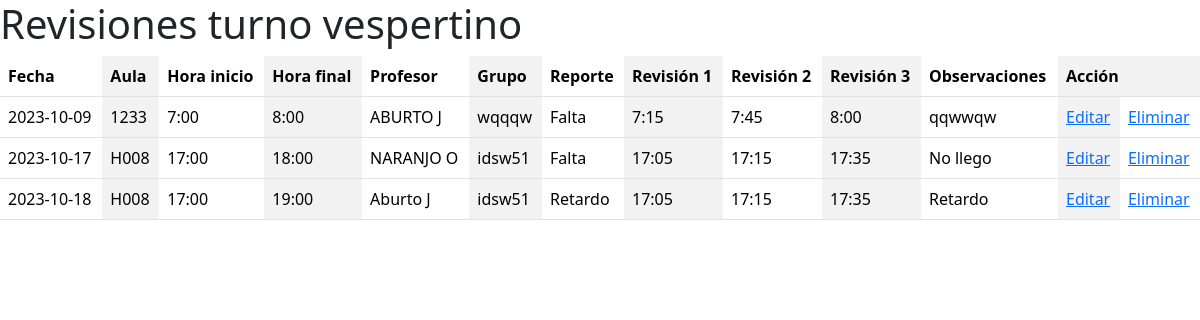
The page /layouts_admins/revisiones_TV.php on the database its author committed.
### tables this page shows
CREATE TABLE IF NOT EXISTS `revisiones` (
  `id` int NOT NULL AUTO_INCREMENT,
  `fecha` date NOT NULL,
  `turno` varchar(10) NOT NULL,
  `aula` varchar(10) DEFAULT NULL,
  `hora_inicio` varchar(10) NOT NULL,
  `hora_final` varchar(10) NOT NULL,
  `profesor` varchar(50) DEFAULT NULL,
  `grupo` varchar(10) DEFAULT NULL,
  `reporte` varchar(50) NOT NULL,
  `revision_1` varchar(10) NOT NULL,
  `revision_2` varchar(10) NOT NULL,
  `revision_3` varchar(10) NOT NULL,
  `observaciones` varchar(250) DEFAULT NULL,
  PRIMARY KEY (`id`),
  KEY `profesor` (`profesor`)
);

### layouts_admins/revisiones_TV.php (the view, shortened to what this page needs)
<!DOCTYPE html>
<html lang="en">
<head>
    <link href="https://cdn.jsdelivr.net/npm/bootstrap@5.3.2/dist/css/bootstrap.min.css" rel="stylesheet">
</head>
<body>
<h1>Revisiones turno vespertino</h1>
<table class="table table-striped-columns">
  <thead>
    <tr>
      <th scope="col">Fecha</th>
      <th scope="col">Aula</th>
      <th scope="col">Hora inicio</th>
      <th scope="col">Hora final</th>
      <th scope="col">Profesor</th>
      <th scope="col">Grupo</th>
      <th scope="col">Reporte</th>
      <th scope="col">Revisión 1</th>
      <th scope="col">Revisión 2</th>
      <th scope="col">Revisión 3</th>
      <th scope="col">Observaciones</th>
      <th colspan="2">Acción</th>
    </tr>
  </thead>
  <?php
    include('../php/connection.php');
    $consul = "SELECT * FROM revisiones WHERE turno = 'T.V'";
    $resul = mysqli_query($connection, $consul) or die ("Algo salio mal");
    while($column = mysqli_fetch_array($resul)){
    echo "<tbody>";
        echo "<tr>";
        echo "<td>".$column['fecha']."</td>";
        echo "<td>".$column['aula']."</td>";
        echo "<td>".$column['hora_inicio']."</td>";
        echo "<td>".$column['hora_final']."</td>";
        echo "<td>".$column['profesor']."</td>";
        echo "<td>".$column['grupo']."</td>";
        echo "<td>".$column['reporte']."</td>";
        echo "<td>".$column['revision_1']."</td>";
        echo "<td>".$column['revision_2']."</td>";
        echo "<td>".$column['revision_3']."</td>";
        echo "<td>".$column['observaciones']."</td>";
        echo "<td><a href=>Editar</td>";
        echo "<td><a href=>Eliminar</td>";
        echo "</tr>";
    echo "</tbody>";
    }
  ?>
</table>
<script src="https://cdn.jsdelivr.net/npm/bootstrap@5.3.2/dist/js/bootstrap.min.js"></script></body>
</html>

### rows shown on the page
revisiones: fecha "2023-10-09", aula "1233", hora_inicio "7:00", hora_final "8:00", profesor "ABURTO J", grupo "wqqqw", reporte "Falta", revision_1 "7:15", revision_2 "7:45", revision_3 "8:00", observaciones "qqwwqw"
revisiones: fecha "2023-10-17", aula "H008", hora_inicio "17:00", hora_final "18:00", profesor "NARANJO O", grupo "idsw51", reporte "Falta", revision_1 "17:05", revision_2 "17:15", revision_3 "17:35", observaciones "No llego"
revisiones: fecha "2023-10-18", aula "H008", hora_inicio "17:00", hora_final "19:00", profesor "Aburto J", grupo "idsw51", reporte "Retardo", revision_1 "17:05", revision_2 "17:15", revision_3 "17:35", observaciones "Retardo"
